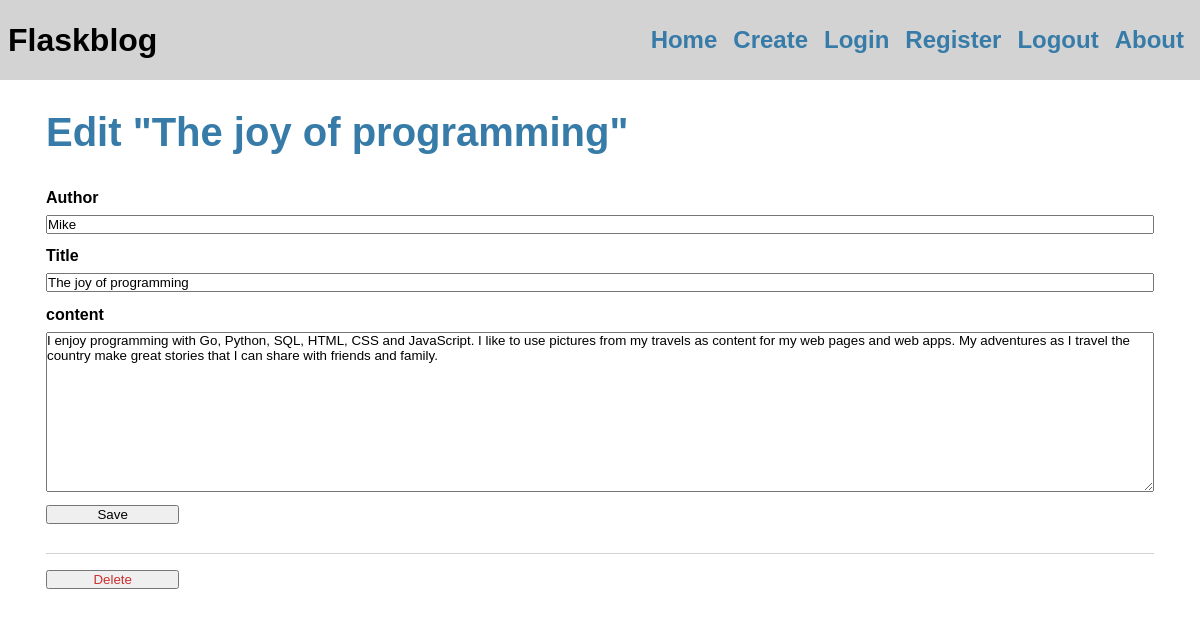
The app's page /edit/2 (signed in) with its own data.
### tables this page shows
CREATE TABLE posts (
    id INTEGER PRIMARY KEY,
    author VARCHAR(100) NOT NULL,
    title VARCHAR(100) NOT NULL,
    content TEXT NOT NULL,
    created TIMESTAMP DEFAULT CURRENT_TIMESTAMP
);

### app.py (the view, shortened to what this page needs)
@app.route("/edit/<int:id>", methods=["GET", "POST"])
def edit(id):
    if "username" in session:
        post = getPost(id)
        if request.method == "GET":
            return render_template("edit.html", post=post)
    else:
        flash("You are not logged in.")
        return redirect(url_for("login"))

### app.py (called while the page is built)
def getDB():
    conn = sqlite3.connect("./data/database.db")
    return conn

def getPost(id):
    conn = getDB()
    curs = conn.cursor()
    post = curs.execute("SELECT * FROM posts WHERE id = ?", (id,)).fetchone()
    if post is None:
        abort(404, "Post id {0} doesn't exist.".format(id))
    else:
        return post

### templates/edit.html (shortened to what this page needs)
{% extends "base.html" %}
{% block content %}
<h1 class="headline-h1">Edit "{{ post[2] }}"</h1>
<br>
<form method="post">
    <label for="author">Author</label>
    <input name="author" id="author" value="{{ request.form['author'] or post[1] }}" required>
    <label for="title">Title</label>
    <input name="title" id="title" value="{{ request.form['title'] or post[2] }}" required>
    <label for="content">content</label>
    <textarea name="content" id="content" required>{{ request.form['content'] or post[3] }}</textarea>
    <input type="submit" value="Save">
</form>
<hr>
<form action="{{ url_for('delete', id=post[0]) }}" method="post">
    <input class="danger" type="submit" value="Delete"
        onclick="return confirm('Are you sure you want to delete this post?');">
</form>
{% endblock %}

### static/css/style.css (style rules this page uses)
* { margin: 0; padding: 0; box-sizing: border-box; font-family: sans-serif; }
html { width: 100vw; height: 100vh; }
body { background: white; }
.headline-h1 { font-size: 2.5em; font-weight: 600; color : #377ba8; }
hr { border : none; border-top: 1px solid lightgray; }
.content form { margin : 1em 0; display : flex; flex-direction: column; }
.content label { font-weight : bold; margin-bottom: 0.5em; }
.content input, .content textarea { margin-bottom: 1em; }
.content textarea { min-height: 12em; resize : vertical; }
input.danger { color: #cc2f2e; }
input[type=submit] { align-self: start; min-width : 10em; }

### records on screen
posts: title "The joy of programming", author "Mike", content "I enjoy programming with Go, Python, SQL, HTML, CSS and JavaScript. I like to use pictures from my travels as content for my web pages and web apps. My adventures as I travel the country make great stories that I can share with friends and family."
